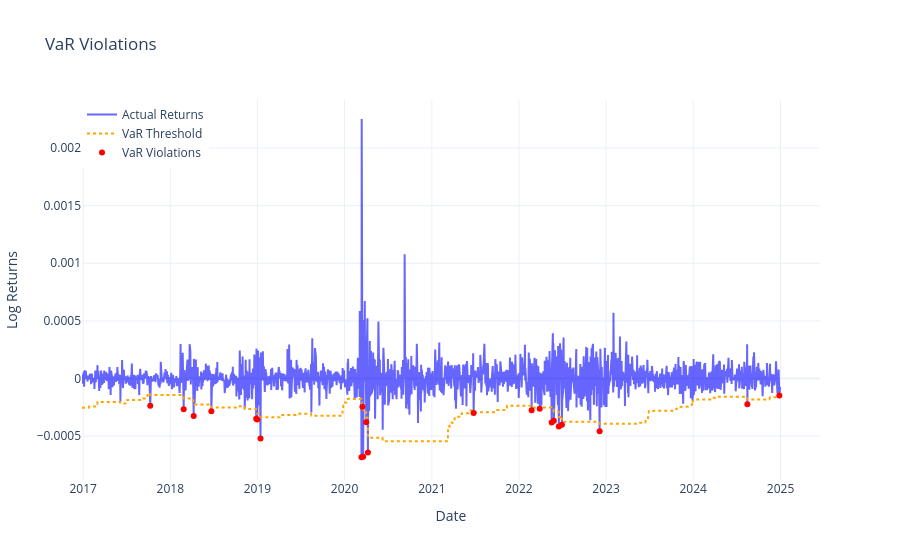

The code cell stored with this chart in its notebook:
### Code cell
plots.plot_var_violations(snp_tgarch_var, var_col='VaR_99', predicted_col='predicted_log_return')

### Figure 1 — Plotly figure (JSON) as saved in the notebook; plotly's stock layout.template omitted (floating-point values rounded to 4 significant figures; data arrays with more than 128 entries replaced by an {"elided": "..."} marker saying what was removed)
{"data": [{"line": {"color": "blue"}, "mode": "lines", "name": "Actual Returns", "opacity": 0.6, "type": "scatter", "x": {"elided": "2015 str values"}, "y": {"elided": "2015 float values"}}, {"line": {"color": "orange", "dash": "dot"}, "mode": "lines", "name": "VaR Threshold", "type": "scatter", "x": {"elided": "2015 str values"}, "y": {"elided": "2015 float values"}}, {"marker": {"color": "red", "size": 6, "symbol": "circle"}, "mode": "markers", "name": "VaR Violations", "type": "scatter", "x": ["2017-10-09T00:00:00", "2018-02-26T00:00:00", "2018-04-09T00:00:00", "2018-06-22T00:00:00", "2018-12-27T00:00:00", "2018-12-31T00:00:00", "2019-01-14T00:00:00", "2020-03-12T00:00:00", "2020-03-16T00:00:00", "2020-03-19T00:00:00", "2020-04-01T00:00:00", "2020-04-08T00:00:00", "2021-06-25T00:00:00", "2022-02-23T00:00:00", "2022-03-29T00:00:00", "2022-05-18T00:00:00", "2022-05-27T00:00:00", "2022-06-17T00:00:00", "2022-06-30T00:00:00", "2022-12-05T00:00:00", "2024-08-15T00:00:00", "2024-12-27T00:00:00"], "y": [-0.0002376, -0.0002673, -0.0003249, -0.0002846, -0.0003502, -0.0003563, -0.0005208, -0.000684, -0.0002455, -0.0006795, -0.000381, -0.0006422, -0.0003008, -0.0002757, -0.0002621, -0.0003832, -0.0003665, -0.000416, -0.000402, -0.0004583, -0.0002236, -0.0001478]}], "layout": {"hovermode": "x unified", "legend": {"x": 0, "y": 1}, "title": {"text": "VaR Violations"}, "xaxis": {"title": {"text": "Date"}}, "yaxis": {"title": {"text": "Log Returns"}}}}
